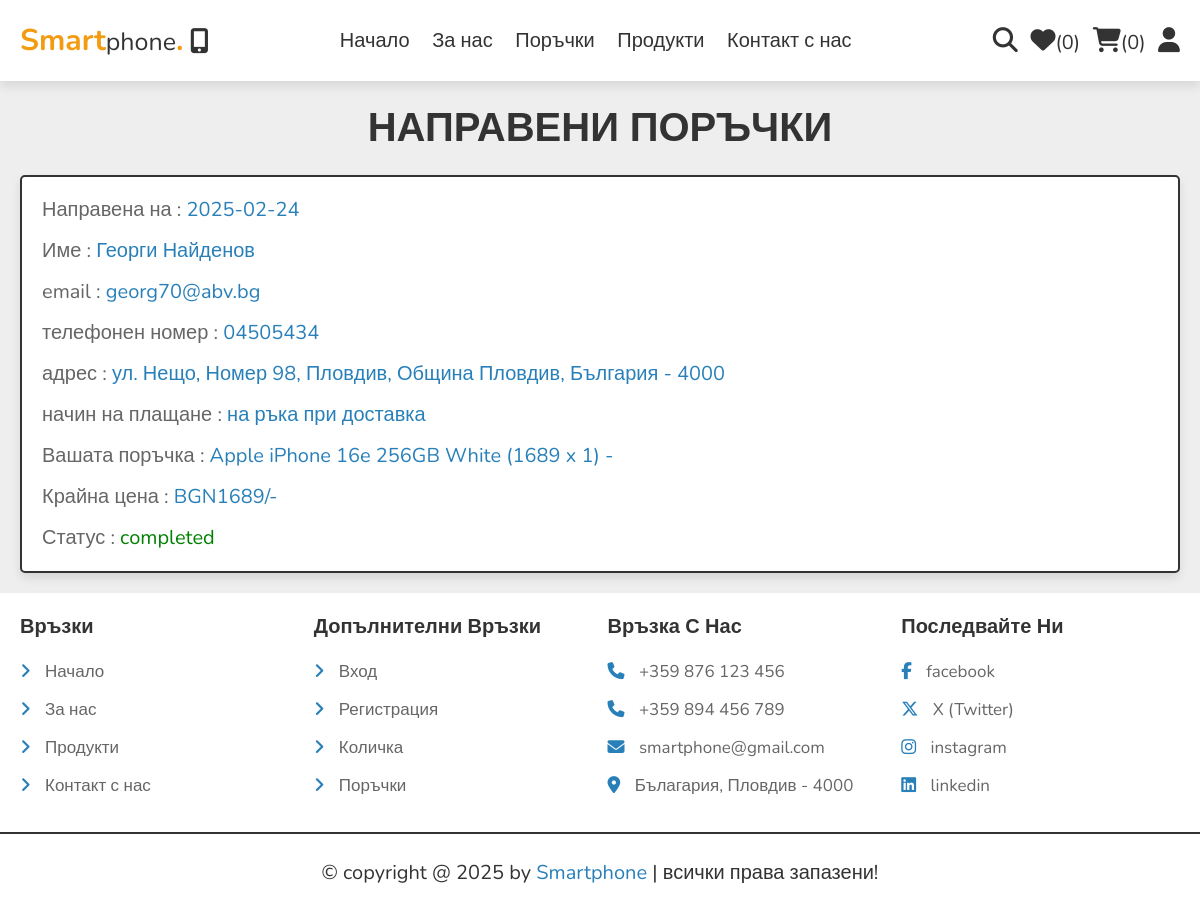
Screenshot of /orders.php (signed in) with the database file from the repository.
### tables this page shows
CREATE TABLE `orders` (
  `id` int(100) NOT NULL,
  `user_id` int(100) NOT NULL,
  `name` varchar(20) NOT NULL,
  `number` varchar(10) NOT NULL,
  `email` varchar(50) NOT NULL,
  `method` varchar(50) NOT NULL,
  `address` varchar(500) NOT NULL,
  `total_products` varchar(1000) NOT NULL,
  `total_price` int(100) NOT NULL,
  `placed_on` date NOT NULL DEFAULT current_timestamp(),
  `payment_status` varchar(20) NOT NULL DEFAULT 'pending'
);

### orders.php (the view, shortened to what this page needs)
<?php
include 'components/connect.php';
if(isset($_SESSION['user_id'])){
   $user_id = $_SESSION['user_id'];
}else{
   $user_id = '';
};
?>
<!DOCTYPE html>
<html lang="en">
<head>
   <link rel="stylesheet" href="https://cdnjs.cloudflare.com/ajax/libs/font-awesome/6.4.2/css/all.min.css">
   <link rel="stylesheet" href="css/style.css">
</head>
<body>
<?php include 'components/user_header.php'; ?>
<section class="orders">
   <h1 class="heading">Направени поръчки</h1>
   <div class="box-container">
   <?php
      if($user_id == ''){
         echo '<p class="empty">Моля, влезте, за да видите вашите поръчки</p>';
      }else{
         $select_orders = $conn->prepare("SELECT * FROM `orders` WHERE user_id = ?");
         $select_orders->execute([$user_id]);
         if($select_orders->rowCount() > 0){
            while($fetch_orders = $select_orders->fetch(PDO::FETCH_ASSOC)){
   ?>
   <div class="box">
      <p>Направена на : <span><?= $fetch_orders['placed_on']; ?></span></p>
      <p>Име : <span><?= $fetch_orders['name']; ?></span></p>
      <p>email : <span><?= $fetch_orders['email']; ?></span></p>
      <p>телефонен номер : <span><?= $fetch_orders['number']; ?></span></p>
      <p>адрес : <span><?= str_replace("flat no. ", "", $fetch_orders['address']); ?></span></p>
      <p>начин на плащане : <span><?= $fetch_orders['method']; ?></span></p>
      <p>Вашата поръчка : <span><?= $fetch_orders['total_products']; ?></span></p>
      <p>Крайна цена : <span>BGN<?= $fetch_orders['total_price']; ?>/-</span></p>
      <p>Статус : <span style="color:<?php if($fetch_orders['payment_status'] == 'pending'){ echo 'red'; }else{ echo 'green'; }; ?>"><?= $fetch_orders['payment_status']; ?></span> </p>
   </div>
   <?php
      }
      }else{
         echo '<p class="empty">Все още няма направени поръчки!</p>';
      }
      }
   ?>
   </div>
</section>
<?php include 'components/footer.php'; ?>
</body>
</html>

### css/style.css (style rules this page uses)
:root { --main-color:#2980b9; --orange:#f39c12; --red:#e74c3c; --black:#333; --white:#fff; --light-color:#666; --light-bg:#eee; --border:.2rem solid var(--black); --box-shadow:0 .5rem 1rem rgba(0,0,0,.1); }
* { font-family: 'Nunito', sans-serif; margin:0; padding:0; box-sizing: border-box; outline: none; border:none; text-decoration: none; }
html { font-size: 62.5%; overflow-x: hidden; }
body { background-color: var(--light-bg); }
section { padding:2rem; max-width: 1200px; margin:0 auto; }
.heading { font-size: 4rem; color:var(--black); margin-bottom: 2rem; text-align: center; text-transform: uppercase; }
.orders .box-container { display: flex; flex-wrap: wrap; gap:1.5rem; align-items: flex-start; }
.orders .box-container .box { padding:1rem 2rem; flex:1 1 40rem; border:var(--border); background-color: var(--white); box-shadow: var(--box-shadow); border-radius: .5rem; }
.orders .box-container .box p { margin:.5rem 0; line-height: 1.8; font-size: 2rem; color:var(--light-color); }
.orders .box-container .box p span { color:var(--main-color); }

### rows the page displays
orders: placed_on "2025-02-24", name "Георги Найденов", email "georg70@abv.bg", number "04505434", address "ул. Нещо, Номер 98, Пловдив, Община Пловдив, България - 4000", method "на ръка при доставка", total_products "Apple iPhone 16e 256GB White (1689 x 1) -", total_price "1689", payment_status "completed"

### other values shown
$total_wishlist_counts "0"
$total_cart_counts "0"
